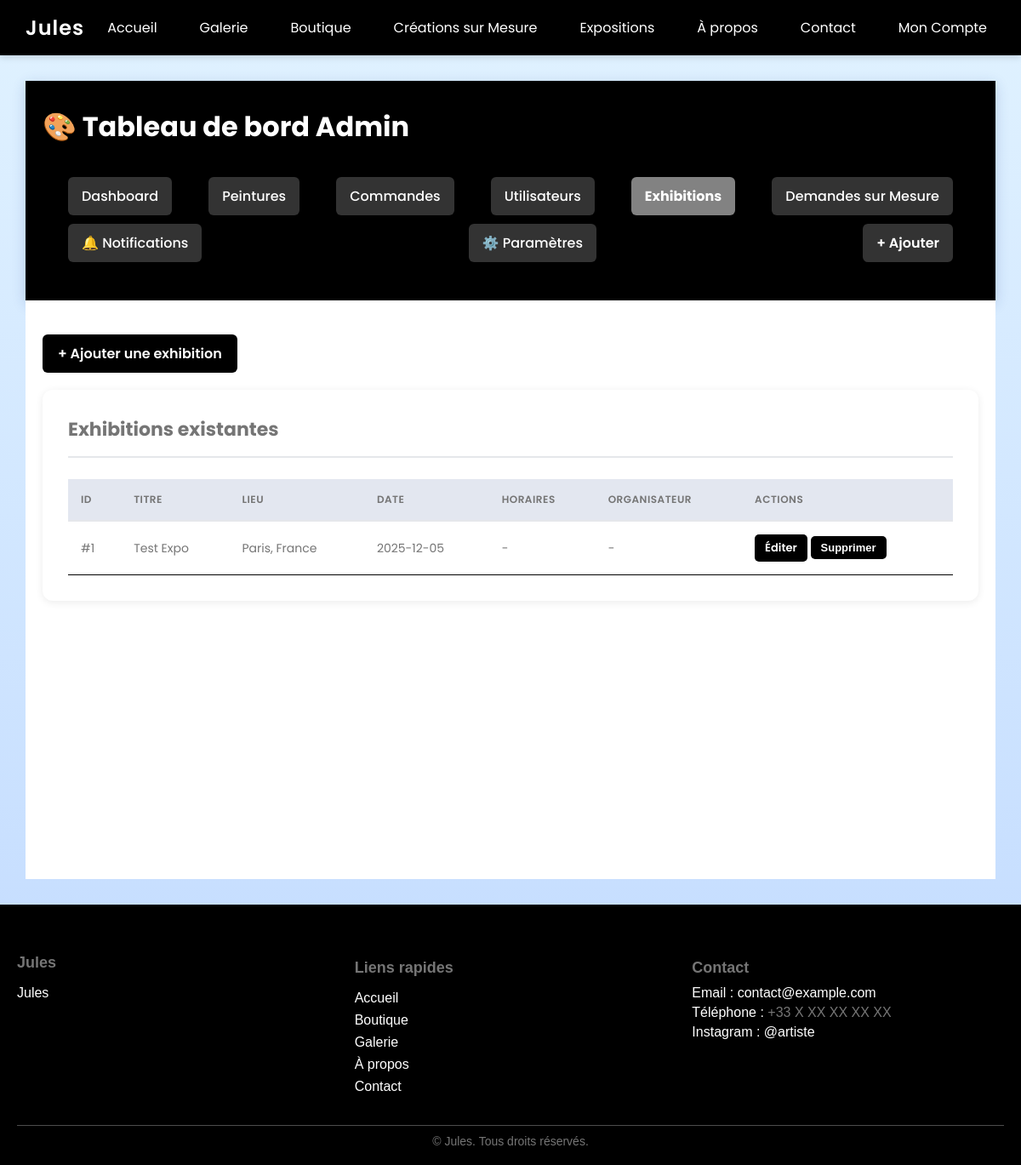
/admin/exhibitions, run on an earlier commit of the app's database.
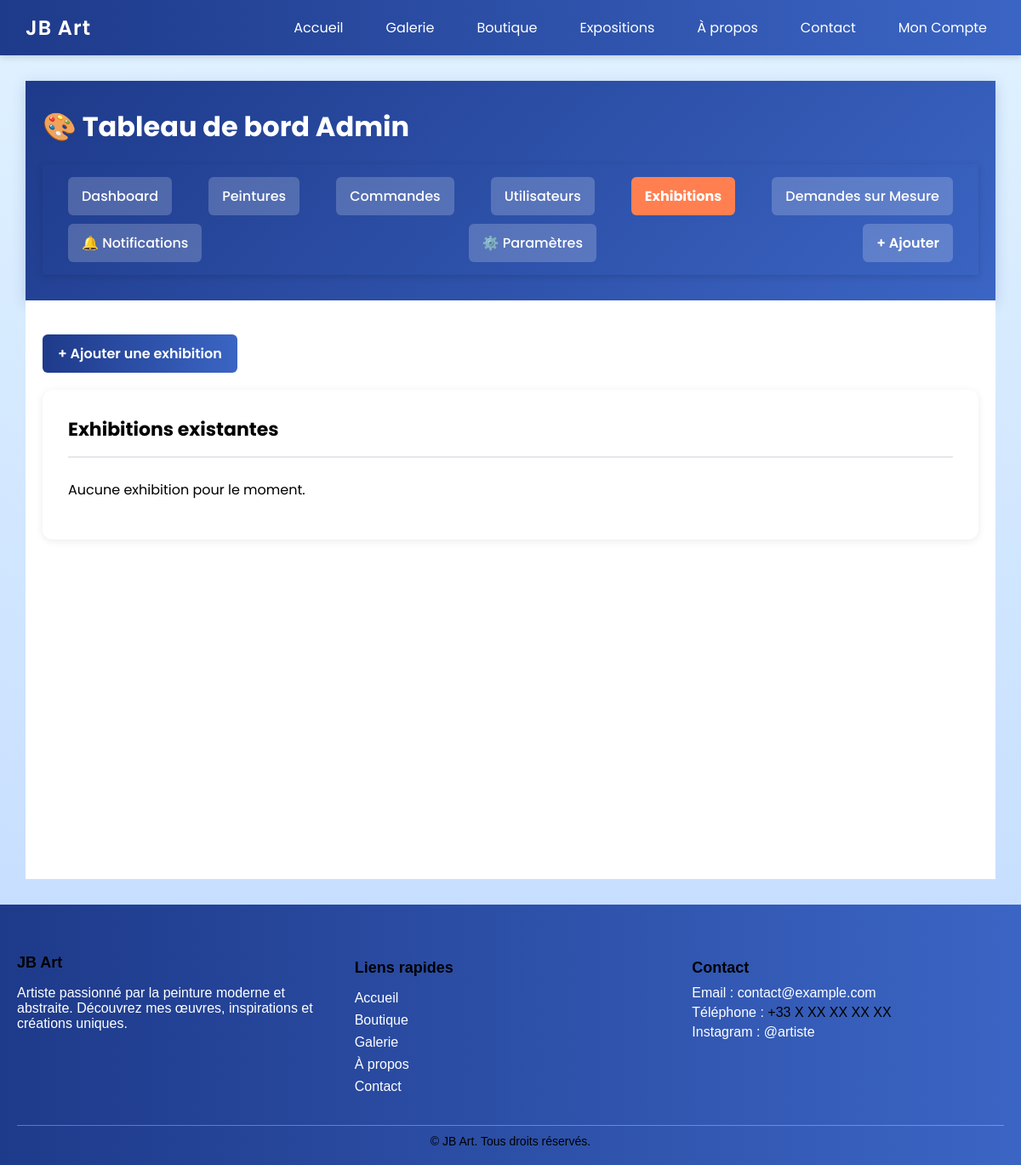
And on a later commit of the database.
### tables this page shows
CREATE TABLE settings (id INTEGER PRIMARY KEY AUTOINCREMENT, key TEXT UNIQUE NOT NULL, value TEXT NOT NULL);

CREATE TABLE exhibitions (id INTEGER PRIMARY KEY AUTOINCREMENT, title TEXT NOT NULL, location TEXT NOT NULL, date TEXT NOT NULL, description TEXT, image TEXT, create_date TEXT NOT NULL DEFAULT CURRENT_TIMESTAMP, start_time TEXT, end_time TEXT, venue_details TEXT, organizer TEXT, entry_price TEXT, contact_info TEXT);

### app.py (the view)
@app.route("/admin/exhibitions")
def admin_exhibitions():
    conn = get_db()
    c = conn.cursor()
    c.execute("SELECT * FROM exhibitions ORDER BY create_date DESC")
    exhibitions = c.fetchall()
    conn.close()
    return render_template("admin/admin_exhibitions.html",
                         exhibitions=exhibitions,
                         new_notifications_count=get_new_notifications_count(),
                         active="exhibitions")

### app.py (called while the page is built, shortened)
def get_setting(key):
    conn = get_db()
    cur = conn.cursor()
    query = adapt_query("SELECT value FROM settings WHERE key = ?")
    cur.execute(query, (key,))
    row = cur.fetchone()
    conn.close()
    if row:
        return row['value'] if IS_POSTGRES else row["value"]
    return None

def is_preview_request():
    host = (request.host or "").lower()
    return (
        host.endswith(".preview.artworksdigital.fr")
        or ".preview." in host
        or host.startswith("preview.")
        or "sandbox" in host
    )

def get_new_notifications_count():
    conn = get_db()
    c = conn.cursor()
    c.execute("""
        SELECT COUNT(*)
        FROM notifications
        WHERE user_id IS NULL AND is_read = 0
    """)
    count = c.fetchone()[0]
    conn.close()
    return count

def is_admin():
    user_id = session.get("user_id")
    if not user_id:
        return False

@app.before_request
def init_cart_count():
    if "cart_count" not in session:
        session["cart_count"] = 0

### templates/admin/admin_exhibitions.html (shortened to what this page needs)
{% extends "base.html" %}
{% block content %}
<header class="admin-header">
    <div class="admin-container">
        <h1>🎨 Tableau de bord Admin</h1>
        <nav class="admin-nav">
            <a href="{{ url_for('admin_dashboard') }}" class="nav-btn {% if active=='dashboard' %}active{% endif %}">Dashboard</a>
            <a href="{{ url_for('admin_paintings') }}" class="nav-btn {% if active=='paintings' %}active{% endif %}">Peintures</a>
            <a href="{{ url_for('admin_orders') }}" class="nav-btn {% if active=='orders' %}active{% endif %}">Commandes</a>
            <a href="{{ url_for('admin_users') }}" class="nav-btn {% if active=='users' %}active{% endif %}">Utilisateurs</a>
            <a href="{{ url_for('admin_exhibitions') }}" class="nav-btn {% if active=='exhibitions' %}active{% endif %}">Exhibitions</a>
            <a href="{{ url_for('admin_custom_requests') }}" class="nav-btn {% if active=='custom_requests' %}active{% endif %}">Demandes sur Mesure</a>
            <a href="{{ url_for('admin_notifications') }}" class="nav-btn {% if active=='notifications' %}active{% endif %}">
                🔔 Notifications
            </a>
            <a href="{{ url_for('admin_settings_page') }}" class="nav-btn {% if active=='settings' %}active{% endif %}">⚙️ Paramètres</a>
            <a href="{{ url_for('add_painting_web') }}" class="nav-btn btn-primary">+ Ajouter</a>
        </nav>
    </div>
</header>
<section class="admin-section">
    <div class="admin-container">
        <div style="margin-bottom: 20px;">
            <a href="{{ url_for('add_exhibition') }}" class="btn-primary">+ Ajouter une exhibition</a>
        </div>
        <div class="admin-panel">
            <h2>Exhibitions existantes</h2>
            {% if exhibitions %}
            <table class="admin-table">
                <thead>
                    <tr>
                        <th>ID</th>
                        <th>Titre</th>
                        <th>Lieu</th>
                        <th>Date</th>
                        <th>Horaires</th>
                        <th>Organisateur</th>
                        <th>Actions</th>
                    </tr>
                </thead>
                <tbody>
                    {% for exhibition in exhibitions %}
                    <tr>
                        <td>#{{ exhibition[0] }}</td>
                        <td>{{ exhibition[1] }}</td>
                        <td>{{ exhibition[2] }}</td>
                        <td>{{ exhibition[3] }}</td>
                        <td>
                            {% if exhibition[7] %}
                                {{ exhibition[7] }}{% if exhibition[8] %} - {{ exhibition[8] }}{% endif %}
                            {% else %}
                                -
                            {% endif %}
                        </td>
                        <td>{{ exhibition[10] if exhibition[10] else '-' }}</td>
                        <td>
                            <a href="{{ url_for('edit_exhibition', exhibition_id=exhibition[0]) }}" class="btn-link">Éditer</a>
                            <form action="{{ url_for('remove_exhibition', exhibition_id=exhibition[0]) }}" method="POST" style="display:inline;" onsubmit="return confirm('Supprimer cette exhibition ?');">
                                <button type="submit" class="btn-link btn-danger">Supprimer</button>
                            </form>
                        </td>
                    </tr>
                    {% endfor %}
                </tbody>
            </table>
            {% else %}
            <p>Aucune exhibition pour le moment.</p>
            {% endif %}
        </div>
    </div>
</section>
{% endblock %}

### templates/base.html (shortened to what this page needs)
<!DOCTYPE html>
<html lang="fr">
<head>
    <link rel="stylesheet" href="{{ url_for('static', filename='style.css') }}">
    <link rel="stylesheet" href="{{ url_for('dynamic_colors') }}">
</head>
<body>
    <nav>
        <div class="logo" data-shop-name>{{ site_settings.site_logo }}</div>
        <ul id="nav-menu">
            <li><a href="/">Accueil</a></li>
            <li><a href="/galerie">Galerie</a></li>
            <li><a href="/boutique">Boutique</a></li>
            {% if site_settings.enable_custom_orders == '1' %}
            <li><a href="/creations-sur-mesure">Créations sur Mesure</a></li>
            {% endif %}
            <li><a href="/expositions">Expositions</a></li>
            <li><a href="/about">À propos</a></li>
            <li><a href="/contact">Contact</a></li>
            <li class="user-menu">
                <a onclick="toggleUserMenu()">Mon Compte</a>
            </li>
        </ul>
    </nav>
    <main class="content">
        {% block content %}{% endblock %}
    </main>
    {% include 'footer.html' %}
</body>
</html>

### templates/footer.html (shortened to what this page needs)
<footer class="site-footer">
    <div class="footer-container">
        <div class="footer-about">
            <h3>{{ site_settings.site_logo }}</h3>
            <p>{{ site_settings.footer_text or site_settings.site_description or "Artiste passionné par la peinture moderne et abstraite. Découvrez mes œuvres, inspirations et créations uniques." }}</p>
        </div>
        <div class="footer-links">
            <h4>Liens rapides</h4>
            <ul>
                <li><a href="{{ url_for('home') }}">Accueil</a></li>
                <li><a href="{{ url_for('boutique') }}">Boutique</a></li>
                <li><a href="{{ url_for('galerie') }}">Galerie</a></li>
                <li><a href="{{ url_for('about') }}">À propos</a></li>
                <li><a href="{{ url_for('contact') }}">Contact</a></li>
            </ul>
        </div>
        <div class="footer-contact">
            <h4>Contact</h4>
            <p>Email : <a data-email href="mailto:contact@example.com">contact@example.com</a></p>
            <p>Téléphone : <span data-phone>+33 X XX XX XX XX</span></p>
            <p>Instagram : <a data-instagram href="https://instagram.com/artiste" target="_blank">@artiste</a></p>
        </div>
    </div>
    <div class="footer-bottom">
        &copy; {{ current_year }} <span data-shop-name>{{ site_settings.site_logo }}</span>. Tous droits réservés.
    </div>
</footer>

What changed in the data, as far as the page shows it:
removed settings: site_logo "Jules"
removed exhibitions: id "1", title "Test Expo", location "Paris, France", date "2025-12-05", exhibition "-"
removed settings: value "Jules"
Also different on the page:
{{ site_settings.site_logo }}: (not shown) → "JB Art"
text no longer shown: "Créations sur Mesure ID TITRE LIEU DATE HORAIRES ORGANISATEUR ACTIONS"
text now shown: "Aucune exhibition pour le moment. Artiste passionné par la peinture moderne et abstraite. Découvrez mes œuvres, inspirations et créations uniques."
